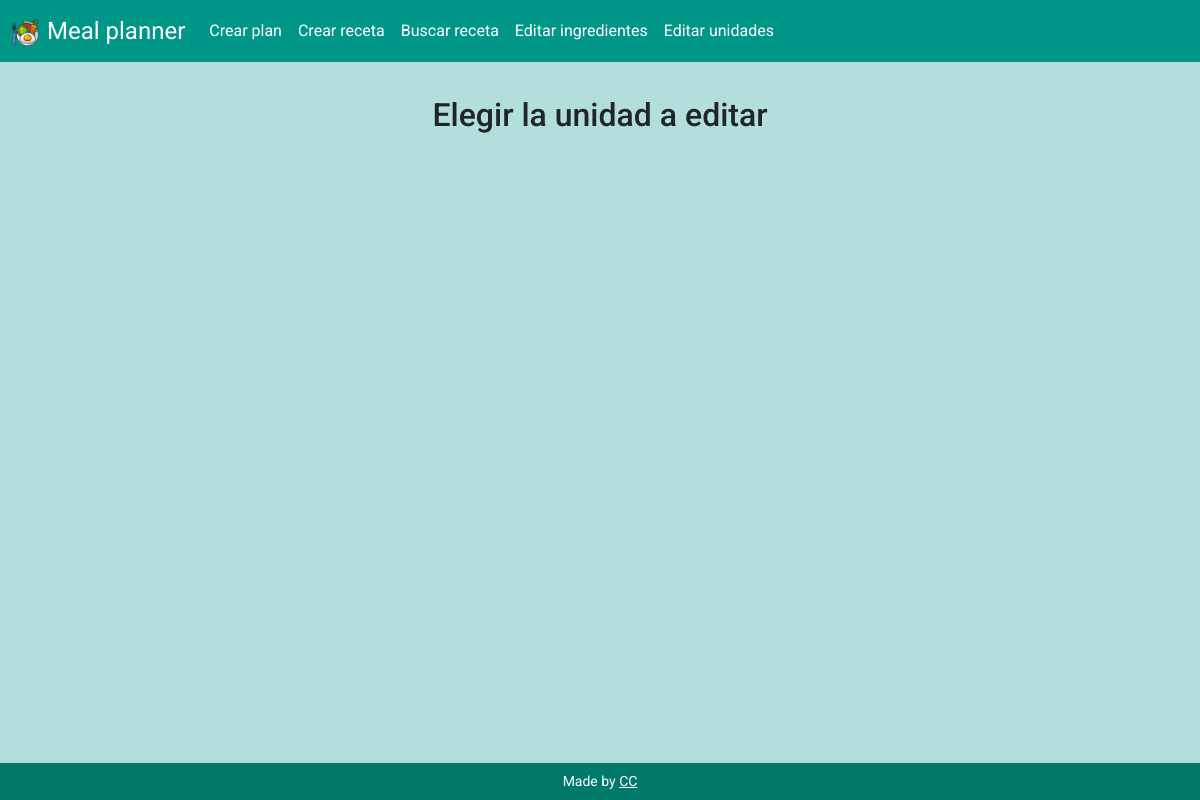
The page /edit_units on the database as committed earlier.
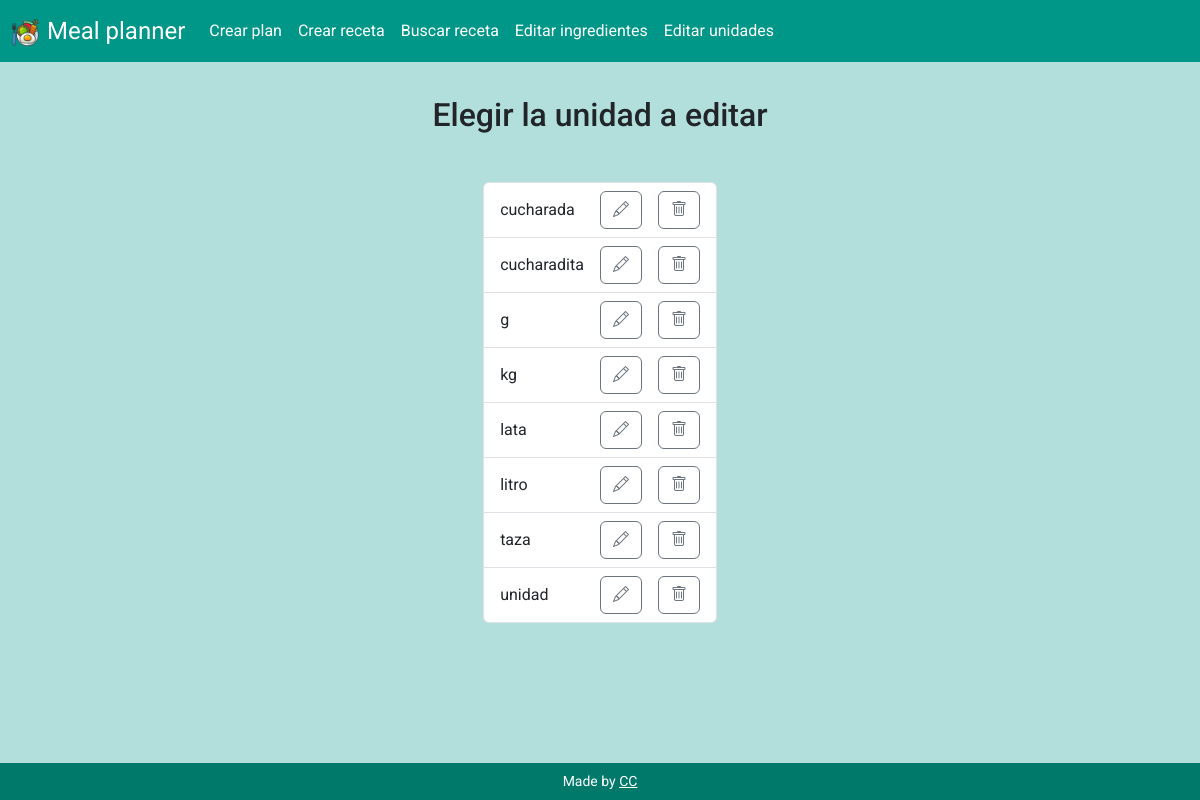
The same page on the database as committed later.
### tables this page shows
CREATE TABLE units (id INTEGER PRIMARY KEY AUTOINCREMENT NOT NULL, name TEXT NOT NULL);

### app.py (the view)
@app.route("/edit_units")
def edit_units():
    cur = db_connect()
    cur.execute("SELECT * FROM units ORDER BY name ASC")
    all_units = cur.fetchall()
    db_close(cur)
    return render_template("edit_units.html", all_units=all_units)

### app.py (called while the page is built)
def db_connect():
    con = sqlite3.connect("meal_planner.db")
    con.row_factory = sqlite3.Row
    cur = con.cursor()
    return cur

def db_close(con):
    con.close()

@app.after_request
def after_request(response):
    response.headers["Cache-Control"] = "no-cache, no-store, must-revalidate"
    response.headers["Expires"] = 0
    response.headers["Pragma"] = "no-cache"
    return response

### templates/edit_units.html (shortened to what this page needs)
{% extends "layout.html" %}
{% block main %}
    <section class="container-fluid text-center">
        <h2 class="mb-5">Elegir la unidad a editar</h2>
        <ul class="list-group d-inline-flex">
            {% for unit in all_units %}
                <li class="list-group-item d-flex justify-content-between align-items-center">
                    <p class="m-0">{{ unit["name"] }}</p>
                    <div class="d-flex">
                        <form action="/edit_single_unit" method="get">
                            <button type="submit" class="btn btn-outline-secondary mx-3"><i class="bi bi-pencil"></i></button>
                        </form>
                        <form action="/delete_unit" method="get">
                            <button type="submit" class="btn btn-outline-secondary"><i class="bi bi-trash"></i></button>
                        </form>
                    </div>
                </li>
            {% endfor %}
        </ul>
    </section>
{% endblock %}

Rows that differ between the two databases and show on the page:
added units: name "cucharada"
added units: name "cucharadita"
added units: name "g"
added units: name "kg"
added units: name "lata"
added units: name "litro"
added units: name "taza"
added units: name "unidad"
